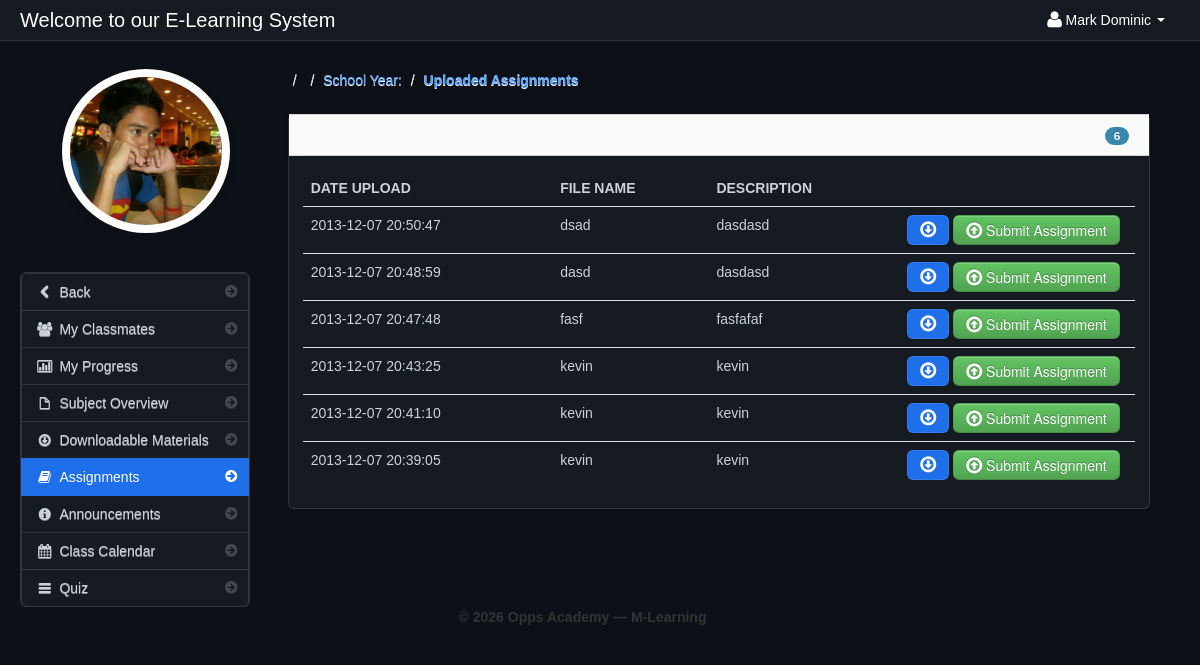
The app's page /assignment_student.php (signed in) with its own data.
### tables this page shows
CREATE TABLE `student` (
  `student_id` int(11) NOT NULL,
  `firstname` varchar(100) NOT NULL,
  `lastname` varchar(100) NOT NULL,
  `class_id` int(11) NOT NULL,
  `username` varchar(100) NOT NULL,
  `password` varchar(100) NOT NULL,
  `location` varchar(100) NOT NULL,
  `status` varchar(100) NOT NULL
);

CREATE TABLE `assignment` (
  `assignment_id` int(11) NOT NULL,
  `floc` varchar(300) NOT NULL,
  `fdatein` varchar(100) NOT NULL,
  `fdesc` varchar(100) NOT NULL,
  `teacher_id` int(11) NOT NULL,
  `class_id` int(11) NOT NULL,
  `fname` varchar(100) NOT NULL
);

### session.php (called while the page is built, shortened)
<?php
$session_id=$_SESSION['id'];
?>

### assignment_student.php (the view, shortened to what this page needs)
<?php include('header_dashboard.php'); ?>
<?php include('session.php'); ?>
<?php $get_id = $_GET['id']; ?>
    <body>
		<?php include('navbar_student.php'); ?>
        <div class="container-fluid">
            <div class="row-fluid">
				<?php include('assignment_link_student.php'); ?>
                <div class="span9" id="content">
                     <div class="row-fluid">
										<?php $class_query = mysqli_query($conn,"select * from teacher_class
										LEFT JOIN class ON class.class_id = teacher_class.class_id
										LEFT JOIN subject ON subject.subject_id = teacher_class.subject_id
										where teacher_class_id = '$get_id'")or die(mysqli_error());
										$class_row = mysqli_fetch_array($class_query);
										?>
					     <ul class="breadcrumb">
							<li><a href="#"><?php echo $class_row['class_name']; ?></a> <span class="divider">/</span></li>
							<li><a href="#"><?php echo $class_row['subject_code']; ?></a> <span class="divider">/</span></li>
							<li><a href="#">School Year: <?php echo $class_row['school_year']; ?></a> <span class="divider">/</span></li>
							<li><a href="#"><b>Uploaded Assignments</b></a></li>
						</ul>
                        <div id="block_bg" class="block">
                            <div class="navbar navbar-inner block-header">
								<?php $query = mysqli_query($conn,"select * FROM assignment where class_id = '$get_id'  order by fdatein DESC")or die(mysqli_error());
									  $count  = mysqli_num_rows($query);
								?>
                                <div id="" class="muted pull-right"><span class="badge badge-info"><?php echo $count; ?></span></div>
                            </div>
                            <div class="block-content collapse in">
                                <div class="span12">
								<?php
									$query = mysqli_query($conn,"select * FROM assignment where class_id = '$get_id'  order by fdatein DESC")or die(mysqli_error());
									$count = mysqli_num_rows($query);
									if ($count == '0'){?>
									<div class="alert alert-info">No Assignment Currently Uploaded</div>
									<?php
									}else{
								?>
  											<table cellpadding="0" cellspacing="0" border="0" class="table" id="">
										<thead>
										        <tr>
												<th>Date Upload</th>
												<th>File Name</th>
												<th>Description</th>
												<th></th>
												</tr>
										</thead>
										<tbody>
                              		<?php
										$query = mysqli_query($conn,"select * FROM assignment where class_id = '$get_id'  order by fdatein DESC")or die(mysqli_error());
										while($row = mysqli_fetch_array($query)){
										$id  = $row['assignment_id'];
										$floc = $row['floc'];
									?>
										<tr>
										 <td><?php echo $row['fdatein']; ?></td>
                                         <td><?php  echo $row['fname']; ?></td>
                                         <td><?php echo $row['fdesc']; ?></td>
                                         <td width="220">
										 <form id="assign" method="post" action="submit_assignment.php<?php echo '?id='.$get_id ?>&<?php echo 'post_id='.$id ?>">
										 <?php
											if ($floc == ""){
											}else{
										 ?>
										  <a data-placement="bottom" title="Download" id="<?php echo $id; ?>download"  class="btn btn-info" href="<?php echo $row['floc']; ?>"><i class="icon-download icon-large"></i></a>
										<?php } ?>
										 <button  data-placement="bottom" title="Submit Assignment" id="<?php echo $id; ?>submit" class="btn btn-success" name="btn_assign"><i class="icon-upload icon-large"></i> Submit Assignment</button>
										 </form>
										 </td>
                                </tr>
						 <?php } ?>
										</tbody>
									</table>
						 <?php } ?>
                                </div>
                            </div>
                        </div>
                    </div>
                </div>
            </div>
		<?php include('footer.php'); ?>
        </div>
		<?php include('script.php'); ?>
    </body>
</html>

### navbar_student.php (shortened to what this page needs)
<div class="navbar navbar-fixed-top navbar-inverse">
        <div class="navbar-inner">
            <div class="container-fluid">
                <a class="brand" href="#">Welcome to our   E-Learning System</a>
					<div class="nav-collapse collapse">
						<ul class="nav pull-right">
							<?php $query= mysqli_query($conn,"select * from student where student_id = '$session_id'")or die(mysqli_error());
									$row = mysqli_fetch_array($query);
							?>
							<li class="dropdown">
								<a href="#" role="button" class="dropdown-toggle" data-toggle="dropdown"> <i class="icon-user icon-large"></i><?php echo $row['firstname']." ".$row['lastname'];  ?> <i class="caret"></i></a>
							</li>
						</ul>
					</div>
            </div>
        </div>
</div>

### assignment_link_student.php (shortened to what this page needs)
<div class="span3" id="sidebar">
	<img id="avatar" src="admin/<?php echo $row['location']; ?>" class="img-polaroid">
		<ul class="nav nav-list bs-docs-sidenav nav-collapse collapse">
				<li class=""><a href="dashboard_student.php"><i class="icon-chevron-right"></i><i class="icon-chevron-left"></i>&nbsp;Back</a></li>
				<li class=""><a href="my_classmates.php<?php echo '?id='.$get_id; ?>"><i class="icon-chevron-right"></i><i class="icon-group"></i>&nbsp;My Classmates</a></li>
				<li class=""><a href="progress.php<?php echo '?id='.$get_id; ?>"><i class="icon-chevron-right"></i><i class="icon-bar-chart"></i>&nbsp;My Progress</a></li>
				<li class=""><a href="subject_overview_student.php<?php echo '?id='.$get_id; ?>"><i class="icon-chevron-right"></i><i class="icon-file"></i>&nbsp;Subject Overview</a></li>
				<li class=""><a href="downloadable_student.php<?php echo '?id='.$get_id; ?>"><i class="icon-chevron-right"></i><i class="icon-download"></i>&nbsp;Downloadable Materials</a></li>
				<li class="active"><a href="assignment_student.php<?php echo '?id='.$get_id; ?>"><i class="icon-chevron-right"></i><i class="icon-book"></i>&nbsp;Assignments</a></li>
				<li class=""><a href="announcements_student.php<?php echo '?id='.$get_id; ?>"><i class="icon-chevron-right"></i><i class="icon-info-sign"></i>&nbsp;Announcements</a></li>
				<li class=""><a href="class_calendar_student.php<?php echo '?id='.$get_id; ?>"><i class="icon-chevron-right"></i><i class="icon-calendar"></i>&nbsp;Class Calendar</a></li>
				<li class=""><a href="student_quiz_list.php<?php echo '?id='.$get_id; ?>"><i class="icon-chevron-right"></i><i class="icon-reorder"></i>&nbsp;Quiz</a></li>
		</ul>
</div>

### admin/assets/styles.css (style rules this page uses)
body { padding-top: 60px; padding-bottom: 40px; background-color: #0d1117; color: #c9d1d9; }
#content { margin-left:0px; }
.breadcrumb { margin: 0 0 0px; padding: 10px 0px; background-color: transparent; }
.block { background: #161b22 !important; border: 1px solid #30363d; margin: 1em 0em; border-top: none; -webkit-box-shadow: none; -moz-box-shadow: none; box-shadow: none; border-radius: 6px; color: #c9d1d9; }
.block-content { margin: 1em; min-height: .25em; }
.block-header { margin-bottom: 0px; border-right: none; border-left: none; -webkit-border-radius: 0px; -moz-border-radius: 0px; border-radius: 0px; }
.block-header div { padding-top: 10px; }
.bs-docs-sidenav { max-width: 228px; margin: 30px 0 0; padding: 0; background-color: #161b22; -webkit-border-radius: 6px; -moz-border-radius: 6px; border-radius: 6px; -webkit-box-shadow: none; -moz-box-shadow: none; box-shadow: none; border: 1px solid #30363d; }
.bs-docs-sidenav > li > a { display: block; width: 190px \9; margin: 0 0 -1px; padding: 8px 14px; border: 1px solid #30363d; color: #c9d1d9; }
.bs-docs-sidenav > li:first-child > a { -webkit-border-radius: 6px 6px 0 0; -moz-border-radius: 6px 6px 0 0; border-radius: 6px 6px 0 0; }
.bs-docs-sidenav > li:last-child > a { -webkit-border-radius: 0 0 6px 6px; -moz-border-radius: 0 0 6px 6px; border-radius: 0 0 6px 6px; }
.bs-docs-sidenav > .active > a { position: relative; z-index: 2; padding: 9px 15px; border: 0; text-shadow: none; background-color: #1f6feb; color: #ffffff; -webkit-box-shadow: none; -moz-box-shadow: none; box-shadow: none; }
.bs-docs-sidenav .icon-chevron-right { float: right; margin-top: 2px; margin-right: -6px; opacity: .25; }
.bs-docs-sidenav .active .icon-chevron-right, .bs-docs-sidenav .active a:hover .icon-chevron-right { opacity: 1; }

### records on screen
student: firstname "Mark", lastname "Dominic", location (picture)
assignment: fdatein "2013-12-07 20:50:47", fname "dsad", fdesc "dasdasd"
assignment: fdatein "2013-12-07 20:48:59", fname "dasd", fdesc "dasdasd"
assignment: fdatein "2013-12-07 20:47:48", fname "fasf", fdesc "fasfafaf"
assignment: fdatein "2013-12-07 20:43:25", fname "kevin", fdesc "kevin"
assignment: fdatein "2013-12-07 20:41:10", fname "kevin", fdesc "kevin"
assignment: fdatein "2013-12-07 20:39:05", fname "kevin", fdesc "kevin"

### other values on screen
$count "6"
